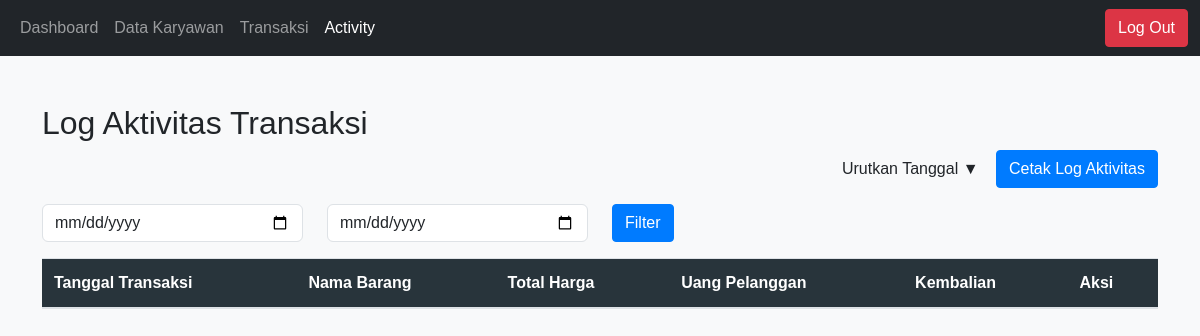
The app's page /pages/activity/log_activity.php, older data.
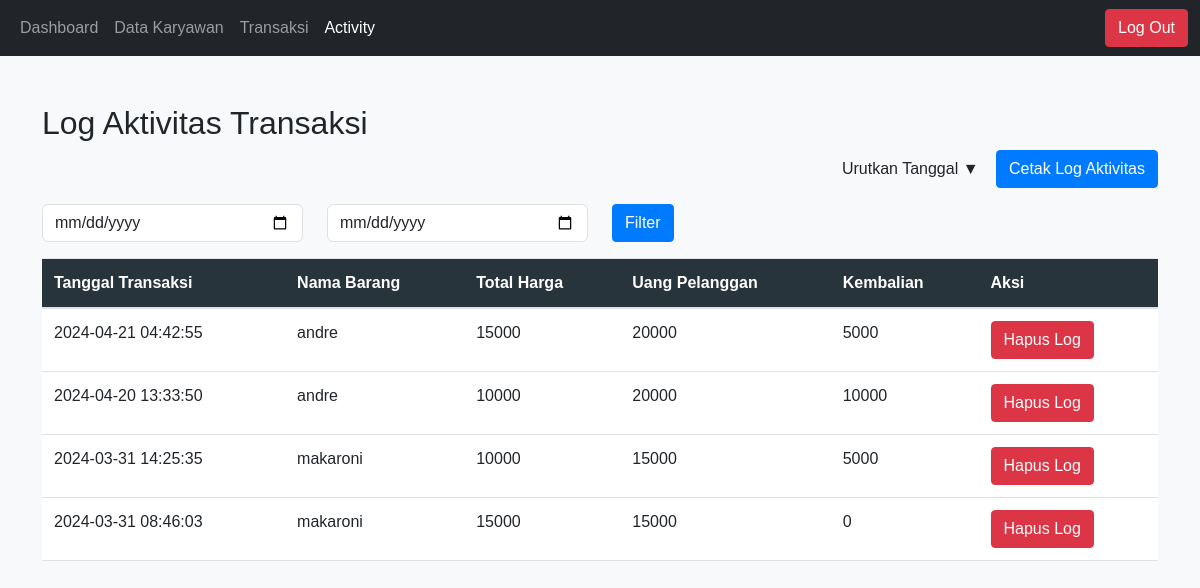
The same page, newer data.
### tables this page shows
CREATE TABLE `transaksi` (
  `id` int(11) NOT NULL,
  `nama_produk` varchar(255) NOT NULL,
  `harga_produk` int(11) NOT NULL,
  `jumlah` int(11) NOT NULL,
  `kode_unik` varchar(255) NOT NULL,
  `total_harga` int(11) NOT NULL,
  `uang_pelanggan` int(11) NOT NULL,
  `kembalian` int(11) NOT NULL,
  `tanggal_pembuatan` timestamp NOT NULL DEFAULT current_timestamp(),
  `tanggal_modifikasi` timestamp NOT NULL DEFAULT current_timestamp() ON UPDATE current_timestamp()
);

### pages/activity/log_activity.php (the view, shortened to what this page needs)
<?php
$role = isset($_SESSION['role']) ? $_SESSION['role'] : null;
include '../../db/db_connection.php';
$sort_order = isset($_GET['order']) ? $_GET['order'] : 'DESC';
$sort_icon = ($sort_order == 'DESC') ? '▼' : '▲';
$start_date = isset($_GET['start_date']) ? $_GET['start_date'] : '';
$end_date = isset($_GET['end_date']) ? $_GET['end_date'] : '';
$query = "SELECT transaksi.id, transaksi.tanggal_pembuatan, GROUP_CONCAT(transaksi_produk.nama_produk) AS nama_barang, transaksi.total_harga, transaksi.uang_pelanggan, transaksi.kembalian
          FROM transaksi
          JOIN transaksi_produk ON transaksi.id = transaksi_produk.id_transaksi";
$query .= " GROUP BY transaksi.id
            ORDER BY transaksi.tanggal_pembuatan $sort_order";
$result = mysqli_query($conn, $query);
?>
<!DOCTYPE html>
<html lang="en">
<head>
    <link href="https://cdn.jsdelivr.net/npm/bootstrap@5.3.0-alpha1/dist/css/bootstrap.min.css" rel="stylesheet">
</head>
<body>
<nav class="navbar navbar-expand-lg bg-dark" data-bs-theme="dark">
    <div class="container-fluid">
        <div class="collapse navbar-collapse" id="navbarNavAltMarkup">
            <div class="navbar-nav">
                    <a class="nav-link " aria-current="page" href="../dashboard.php">Dashboard</a>
                <li class="nav-item <?php echo ($role !== 'kasir') ? '' : 'd-none'; ?>">
                    <a class="nav-link" href="../superadmin/data-karyawan.php">Data Karyawan</a>
                </li>
                <li class="nav-item <?php echo ($role !== 'owner') ? '' : 'd-none'; ?>">
                    <a class="nav-link" href="../kasir/transaksi.php">Transaksi</a>
                </li>
                <li class="nav-item <?php echo ($role !== 'kasir') ? '' : 'd-none'; ?>">
                    <a class="nav-link  active" href="../activity/log_activity.php">Activity</a>
                </li>
            </div>
        </div>
        <div>
            <form action="../../db/DB_logout.php" method="post">
                <button type="submit" class=" btn btn-danger">Log Out</button>
            </form>
        </div>
    </div>
</nav>
<div class="container">
    <div class="content">
        <h2 class="mt-5">Log Aktivitas Transaksi</h2>
        <div class="text-end mb-3">
            <a href="?order=<?php echo ($sort_order == 'DESC') ? 'ASC' : 'DESC'; ?>" class="btn btn-secondary">
                Urutkan Tanggal <?php echo $sort_icon; ?>
            </a>
            <a href="cetak_log_activity.php?start_date=<?php echo $start_date; ?>&end_date=<?php echo $end_date; ?>" class="btn btn-primary">
                Cetak Log Aktivitas
            </a>
        </div>
        <form method="GET">
            <div class="row mb-3">
                <div class="col-md-3">
                    <input type="date" class="form-control" name="start_date" value="<?php echo $start_date; ?>">
                </div>
                <div class="col-md-3">
                    <input type="date" class="form-control" name="end_date" value="<?php echo $end_date; ?>">
                </div>
                <div class="col-md-2">
                    <button type="submit" class="btn btn-primary">Filter</button>
                </div>
            </div>
        </form>
        <table class="table">
            <thead>
                <tr>
                    <th scope="col">Tanggal Transaksi</th>
                    <th scope="col">Nama Barang</th>
                    <th scope="col">Total Harga</th>
                    <th scope="col">Uang Pelanggan</th>
                    <th scope="col">Kembalian</th>
                    <th scope="col">Aksi</th>
                </tr>
            </thead>
            <tbody>
                <?php while ($row = mysqli_fetch_assoc($result)) : ?>
                    <tr>
                        <td><?php echo $row['tanggal_pembuatan']; ?></td>
                        <td><?php echo $row['nama_barang']; ?></td>
                        <td><?php echo $row['total_harga']; ?></td>
                        <td><?php echo $row['uang_pelanggan']; ?></td>
                        <td><?php echo $row['kembalian']; ?></td>
                        <td>
                            <form action="hapus_log.php" method="post">
                                <button type="submit" class="btn btn-danger">Hapus Log</button>
                            </form>
                        </td>
                    </tr>
                <?php endwhile; ?>
            </tbody>
        </table>
    </div>
</div>
</body>
</html>

### pages/activity/log_activity.php (style rules this page uses)
body { margin: 0; padding: 0; font-family: Arial, sans-serif; background-color: #f8f9fa; }
.table { width: 100%; margin-bottom: 1rem; color: #212529; border-collapse: collapse; }
.table th, .table td { padding: 0.75rem; vertical-align: top; border-top: 1px solid #dee2e6; }
.table thead th { vertical-align: bottom; border-bottom: 2px solid #dee2e6; background-color: #28343b; color: #fff; }
.btn { display: inline-block; font-weight: 400; color: #212529; text-align: center; vertical-align: middle; user-select: none; background-color: transparent; border: 1px solid transparent; padding: 0.375rem 0.75rem; font-size: 1rem; line-height: 1.5; border-radius: 0.25rem; transition: color 0.15s ease-in-out, background-color 0.15s ease-in-out, border-color 0.15s ease-in-out, box-shadow 0.15s ease-in-out; }
.btn-primary { color: #fff; background-color: #007bff; border-color: #007bff; }
.btn-danger { color: #fff; background-color: #dc3545; border-color: #dc3545; }

Row changes from the older to the newer data that the page shows:
added transaksi: tanggal_pembuatan "2024-04-21 04:42:55", nama_barang "andre", total_harga "15000", uang_pelanggan "20000", kembalian "5000"
added transaksi: tanggal_pembuatan "2024-04-20 13:33:50", nama_barang "andre", total_harga "10000", uang_pelanggan "20000", kembalian "10000"
added transaksi: tanggal_pembuatan "2024-03-31 14:25:35", nama_barang "makaroni", total_harga "10000", uang_pelanggan "15000", kembalian "5000"
added transaksi: tanggal_pembuatan "2024-03-31 08:46:03", nama_barang "makaroni", total_harga "15000", uang_pelanggan "15000", kembalian "0"
